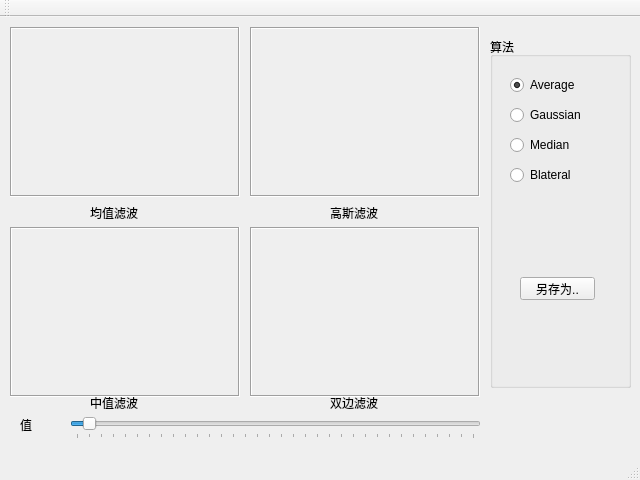
<?xml version="1.0" encoding="UTF-8"?>
<ui version="4.0">
 <class>MainWindow</class>
 <widget class="QMainWindow" name="MainWindow">
  <property name="geometry">
   <rect>
    <x>0</x>
    <y>0</y>
    <width>640</width>
    <height>480</height>
   </rect>
  </property>
  <property name="windowTitle">
   <string>MainWindow</string>
  </property>
  <widget class="QWidget" name="centralWidget">
   <widget class="QLabel" name="blurViewLabel">
    <property name="geometry">
     <rect>
      <x>10</x>
      <y>10</y>
      <width>230</width>
      <height>170</height>
     </rect>
    </property>
    <property name="frameShape">
     <enum>QFrame::Box</enum>
    </property>
    <property name="frameShadow">
     <enum>QFrame::Sunken</enum>
    </property>
    <property name="text">
     <string/>
    </property>
   </widget>
   <widget class="QLabel" name="gaussianViewLabel">
    <property name="geometry">
     <rect>
      <x>250</x>
      <y>10</y>
      <width>230</width>
      <height>170</height>
     </rect>
    </property>
    <property name="frameShape">
     <enum>QFrame::Box</enum>
    </property>
    <property name="frameShadow">
     <enum>QFrame::Sunken</enum>
    </property>
    <property name="text">
     <string/>
    </property>
   </widget>
   <widget class="QLabel" name="medianViewLabel">
    <property name="geometry">
     <rect>
      <x>10</x>
      <y>210</y>
      <width>230</width>
      <height>170</height>
     </rect>
    </property>
    <property name="frameShape">
     <enum>QFrame::Box</enum>
    </property>
    <property name="frameShadow">
     <enum>QFrame::Sunken</enum>
    </property>
    <property name="text">
     <string/>
    </property>
   </widget>
   <widget class="QLabel" name="bilateralViewLabel">
    <property name="geometry">
     <rect>
      <x>250</x>
      <y>210</y>
      <width>230</width>
      <height>170</height>
     </rect>
    </property>
    <property name="frameShape">
     <enum>QFrame::Box</enum>
    </property>
    <property name="frameShadow">
     <enum>QFrame::Sunken</enum>
    </property>
    <property name="text">
     <string/>
    </property>
   </widget>
   <widget class="QSlider" name="kernelVerticalSlider">
    <property name="geometry">
     <rect>
      <x>70</x>
      <y>400</y>
      <width>411</width>
      <height>22</height>
     </rect>
    </property>
    <property name="maximum">
     <number>33</number>
    </property>
    <property name="value">
     <number>1</number>
    </property>
    <property name="orientation">
     <enum>Qt::Horizontal</enum>
    </property>
    <property name="tickPosition">
     <enum>QSlider::TicksBelow</enum>
    </property>
    <property name="tickInterval">
     <number>1</number>
    </property>
   </widget>
   <widget class="QGroupBox" name="groupBox">
    <property name="geometry">
     <rect>
      <x>490</x>
      <y>20</y>
      <width>141</width>
      <height>351</height>
     </rect>
    </property>
    <property name="title">
     <string>算法</string>
    </property>
    <widget class="QRadioButton" name="blurRadioButton">
     <property name="geometry">
      <rect>
       <x>20</x>
       <y>40</y>
       <width>89</width>
       <height>16</height>
      </rect>
     </property>
     <property name="text">
      <string>Average</string>
     </property>
     <property name="checked">
      <bool>true</bool>
     </property>
    </widget>
    <widget class="QRadioButton" name="gaussianRadioButton">
     <property name="geometry">
      <rect>
       <x>20</x>
       <y>70</y>
       <width>89</width>
       <height>16</height>
      </rect>
     </property>
     <property name="text">
      <string>Gaussian</string>
     </property>
    </widget>
    <widget class="QRadioButton" name="medianRadioButton">
     <property name="geometry">
      <rect>
       <x>20</x>
       <y>100</y>
       <width>89</width>
       <height>16</height>
      </rect>
     </property>
     <property name="text">
      <string>Median</string>
     </property>
    </widget>
    <widget class="QRadioButton" name="bilateralRadioButton">
     <property name="geometry">
      <rect>
       <x>20</x>
       <y>130</y>
       <width>89</width>
       <height>16</height>
      </rect>
     </property>
     <property name="text">
      <string>Blateral</string>
     </property>
    </widget>
    <widget class="QPushButton" name="saveAsPushButton">
     <property name="geometry">
      <rect>
       <x>30</x>
       <y>240</y>
       <width>75</width>
       <height>23</height>
      </rect>
     </property>
     <property name="text">
      <string>另存为..</string>
     </property>
    </widget>
   </widget>
   <widget class="QLabel" name="label">
    <property name="geometry">
     <rect>
      <x>90</x>
      <y>190</y>
      <width>54</width>
      <height>12</height>
     </rect>
    </property>
    <property name="text">
     <string>均值滤波</string>
    </property>
   </widget>
   <widget class="QLabel" name="label_2">
    <property name="geometry">
     <rect>
      <x>330</x>
      <y>190</y>
      <width>54</width>
      <height>12</height>
     </rect>
    </property>
    <property name="text">
     <string>高斯滤波</string>
    </property>
   </widget>
   <widget class="QLabel" name="label_3">
    <property name="geometry">
     <rect>
      <x>90</x>
      <y>380</y>
      <width>54</width>
      <height>12</height>
     </rect>
    </property>
    <property name="text">
     <string>中值滤波</string>
    </property>
   </widget>
   <widget class="QLabel" name="label_4">
    <property name="geometry">
     <rect>
      <x>330</x>
      <y>380</y>
      <width>54</width>
      <height>12</height>
     </rect>
    </property>
    <property name="text">
     <string>双边滤波</string>
    </property>
   </widget>
   <widget class="QLabel" name="label_5">
    <property name="geometry">
     <rect>
      <x>20</x>
      <y>400</y>
      <width>31</width>
      <height>16</height>
     </rect>
    </property>
    <property name="text">
     <string>值</string>
    </property>
   </widget>
  </widget>
  <widget class="QMenuBar" name="menuBar">
   <property name="geometry">
    <rect>
     <x>0</x>
     <y>0</y>
     <width>640</width>
     <height>23</height>
    </rect>
   </property>
  </widget>
  <widget class="QToolBar" name="mainToolBar">
   <attribute name="toolBarArea">
    <enum>TopToolBarArea</enum>
   </attribute>
   <attribute name="toolBarBreak">
    <bool>false</bool>
   </attribute>
  </widget>
  <widget class="QStatusBar" name="statusBar"/>
 </widget>
 <layoutdefault spacing="6" margin="11"/>
 <resources/>
 <connections/>
</ui>
